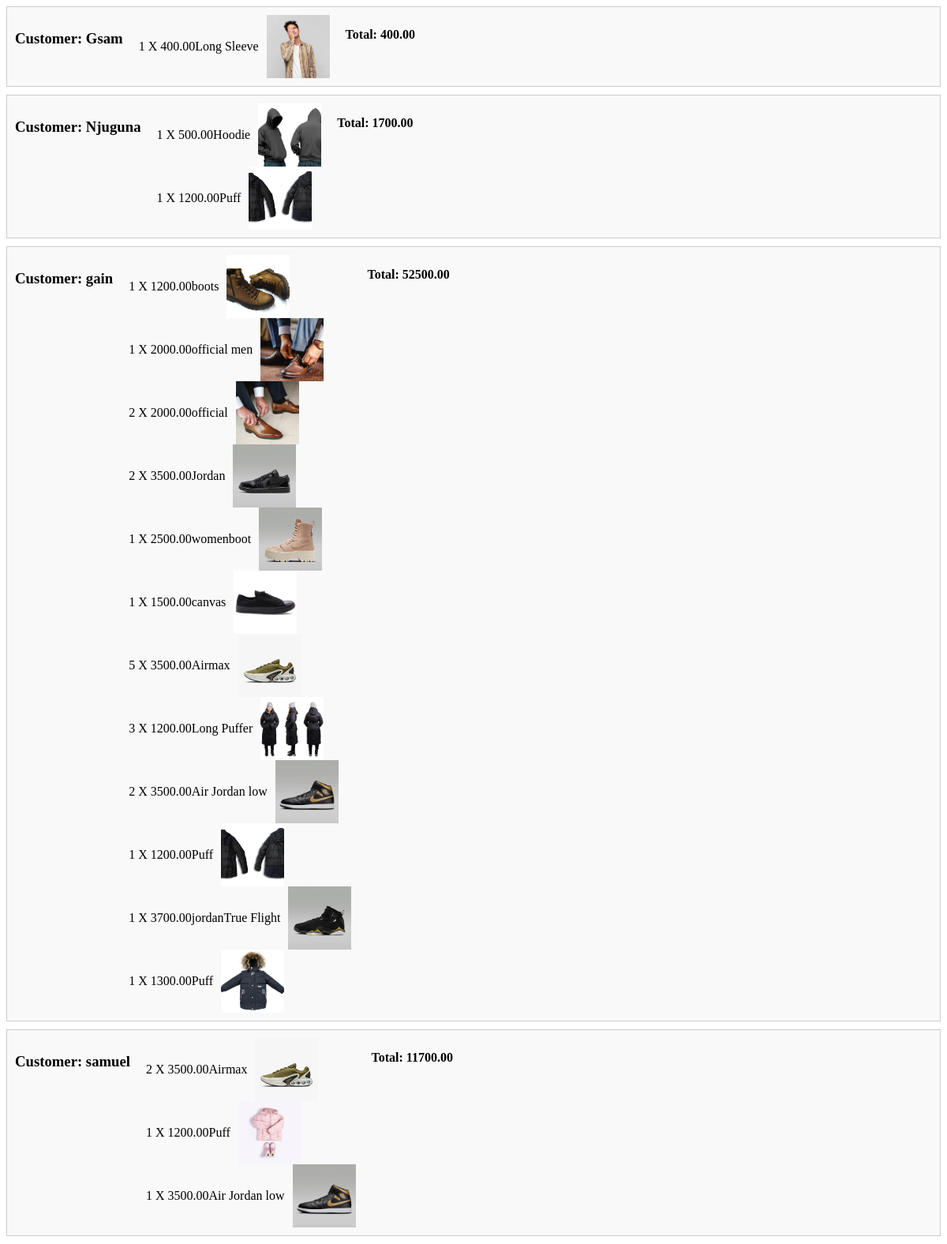
Page /adminjamo on the committed database.
### kicksapp/models.py (models this page shows, shortened)
class Cart_Items(models.Model):
    user = models.ForeignKey(User, on_delete=models.CASCADE)
    quantity = models.PositiveIntegerField(default=0)
    date = models.DateTimeField(auto_now_add=True)
    content_type = models.ForeignKey(ContentType, on_delete=models.CASCADE)
    object_id = models.PositiveIntegerField()
    cart_product = GenericForeignKey('content_type', 'object_id')

class Shirt(models.Model):
    shirtname = models.ForeignKey(ShirtCategory, on_delete=models.CASCADE)
    name = models.CharField(max_length=20, default= '')
    color = models.CharField(max_length=50, default='')
    size = models.CharField(max_length=50, default='')
    price = models.DecimalField(max_digits=10, decimal_places=2, null=True, blank=True, default=0.0)
    sex = models.CharField(max_length=10)
    upload = models.ImageField(upload_to='images/')

class Jacket(models.Model):
    jacketname = models.ForeignKey(JacketCategory, on_delete=models.CASCADE)
    name = models.CharField(max_length=20, default= '')
    price = models.DecimalField(max_digits=10, decimal_places=2, null=True, blank=True, default=0.0)
    color = models.CharField(max_length=20, default='')
    size = models.CharField(max_length=50, default='')
    sex = models.CharField(max_length=10)
    upload = models.ImageField(upload_to='images/')

class Shoes(models.Model):
    category = models.ForeignKey(Category, on_delete=models.CASCADE)
    shoename = models.CharField(max_length=20)
    color = models.CharField(max_length=20, default='')
    size = models.CharField(max_length=50, default='')
    price = models.DecimalField(max_digits=10, decimal_places=2, null=True, blank=True, default=0.0)
    sex = models.CharField(max_length=10)
    upload = models.ImageField(upload_to='images/')

### kicksapp/views.py (the view)
# urls.py: path('adminjamo', views.AdminJamo, name='Admin'),
def AdminJamo(request):
    user_with_cart = User.objects.filter(cart_items__isnull=False).distinct()
    cart_view = []
    for user in user_with_cart:
        cart_products = Cart_Items.objects.filter(user=user)
        total = 0
        for item in cart_products:
            if item.cart_product and hasattr(item.cart_product, 'price'):
                total += item.quantity * item.cart_product.price
            else:
                print(f"Invalid cart product: {item.cart_product}")
        cart_view.append({
            'user': user,
            'cart_products': cart_products,
            'total': total,
        })
    return render(request, 'adminjamo.html', {'cart': cart_view})

### templates/adminjamo.html (shortened to what this page needs)
<!DOCTYPE html>
<html lang="en">
<head>
</head>
<body class="body">
    <div class="main">
        <div class="inner">
            {% for entry in cart %}
            <div class="cart-row">
                <div class="cart-user">
                    <h3>Customer: {{ entry.user.username }}</h3>
                </div>
                <div class="cart-details">
                    {% for item in entry.cart_products %}
                    <div class="cart-item">
                        <p>{{ item.quantity }} X {{ item.cart_product.price }} </p>
                        <p>{{item.cart_product.name}}</p>
                        <p>{{item.cart_product.shoename}}</p>
                        <img src="{{ item.cart_product.upload.url }}">
                    </div>
                    {% endfor %}
                </div>
                <div class="cart-total">
                    <p><strong>Total: {{ entry.total }}</strong></p>
                </div>
            </div>
            {% endfor %}
        </div>
    </div>
</body>
</html>

### templates/adminjamo.html (style rules this page uses)
.body { height: 1400px; }
.main { display: flex; flex-direction: column; gap: 10px; }
.cart-row { display: flex; flex-direction: row; border: 1px solid #ccc; padding: 10px; margin-bottom: 10px; background-color: #f9f9f9; }
.cart-user, .cart-details, .cart-total { margin-right: 20px; }
.cart-item { display: flex; align-items: center; }
.cart-item img { margin-left: 10px; width: 80px; height: 80px; object-fit: cover; }

### rows in the picture
Cart_Items: quantity "1", cart_product.price "400.00", cart_product.name "Long Sleeve", cart_product.upload (picture)
Cart_Items: quantity "1", cart_product.price "500.00", cart_product.name "Hoodie", cart_product.upload (picture)
Cart_Items: quantity "1", cart_product.price "1200.00", cart_product.name "Puff", cart_product.upload (picture)
Cart_Items: quantity "1", cart_product.price "1200.00", cart_product.shoename "boots", cart_product.upload (picture)
Cart_Items: quantity "1", cart_product.price "2000.00", cart_product.shoename "official men", cart_product.upload (picture)
Cart_Items: quantity "2", cart_product.price "2000.00", cart_product.shoename "official", cart_product.upload (picture)
Cart_Items: quantity "2", cart_product.price "3500.00", cart_product.shoename "Jordan", cart_product.upload (picture)
Cart_Items: quantity "1", cart_product.price "2500.00", cart_product.shoename "womenboot", cart_product.upload (picture)
Cart_Items: quantity "1", cart_product.price "1500.00", cart_product.shoename "canvas", cart_product.upload (picture)
Cart_Items: quantity "5", cart_product.price "3500.00", cart_product.shoename "Airmax", cart_product.upload (picture)
Cart_Items: quantity "3", cart_product.price "1200.00", cart_product.name "Long Puffer", cart_product.upload (picture)
Cart_Items: quantity "2", cart_product.price "3500.00", cart_product.shoename "Air Jordan low", cart_product.upload (picture)
Cart_Items: quantity "1", cart_product.price "1200.00", cart_product.name "Puff", cart_product.upload (picture)
Cart_Items: quantity "1", cart_product.price "3700.00", cart_product.shoename "jordanTrue Flight", cart_product.upload (picture)
Cart_Items: quantity "1", cart_product.price "1300.00", cart_product.name "Puff", cart_product.upload (picture)
Cart_Items: quantity "2", cart_product.price "3500.00", cart_product.shoename "Airmax", cart_product.upload (picture)
Cart_Items: quantity "1", cart_product.price "1200.00", cart_product.name "Puff", cart_product.upload (picture)
Cart_Items: quantity "1", cart_product.price "3500.00", cart_product.shoename "Air Jordan low", cart_product.upload (picture)

### other values in the picture
{{ entry.user.username }} "Gsam"
{{ entry.total }} "400.00"
{{ entry.user.username }} "Njuguna"
{{ entry.total }} "1700.00"
{{ entry.user.username }} "gain"
{{ entry.total }} "52500.00"
{{ entry.user.username }} "samuel"
{{ entry.total }} "11700.00"
